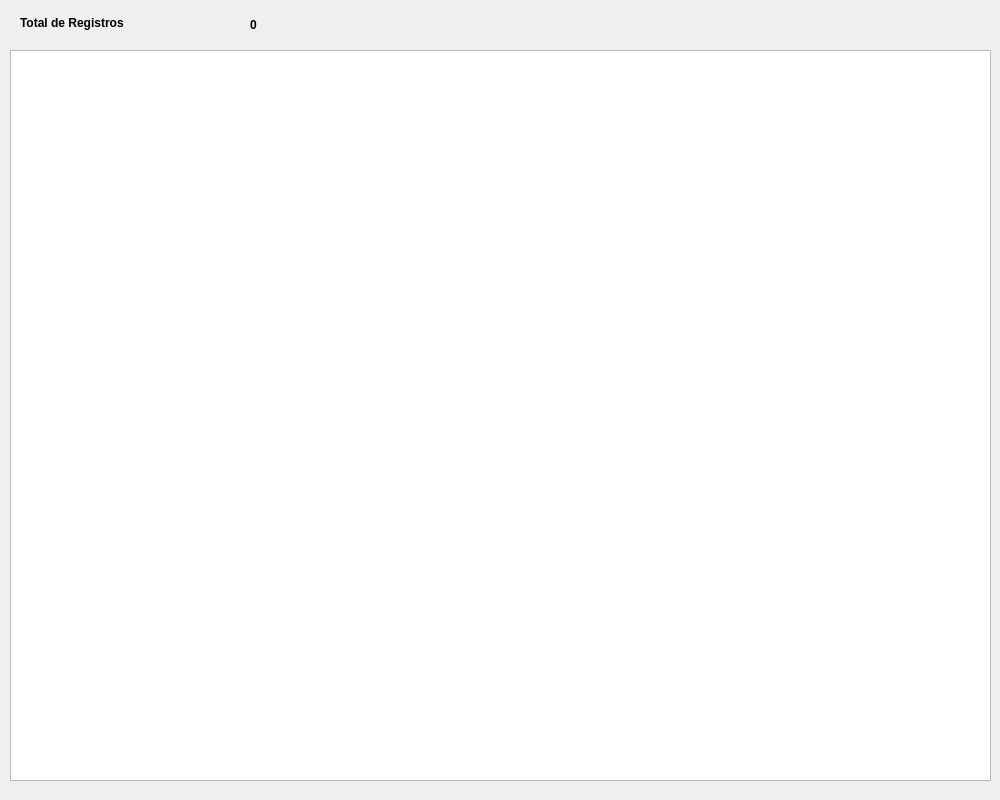
<?xml version="1.0" encoding="UTF-8"?>
<ui version="4.0">
 <class>dlgQTableView</class>
 <widget class="QDialog" name="dlgQTableView">
  <property name="geometry">
   <rect>
    <x>0</x>
    <y>0</y>
    <width>1000</width>
    <height>800</height>
   </rect>
  </property>
  <property name="windowTitle">
   <string>Demo del Control QTableView</string>
  </property>
  <widget class="QTableView" name="tblData">
   <property name="geometry">
    <rect>
     <x>10</x>
     <y>50</y>
     <width>981</width>
     <height>731</height>
    </rect>
   </property>
   <property name="selectionMode">
    <enum>QAbstractItemView::ExtendedSelection</enum>
   </property>
   <property name="selectionBehavior">
    <enum>QAbstractItemView::SelectItems</enum>
   </property>
  </widget>
  <widget class="QLabel" name="lblRegistro">
   <property name="geometry">
    <rect>
     <x>20</x>
     <y>10</y>
     <width>231</width>
     <height>25</height>
    </rect>
   </property>
   <property name="font">
    <font>
     <weight>75</weight>
     <bold>true</bold>
    </font>
   </property>
   <property name="text">
    <string>Total de Registros</string>
   </property>
  </widget>
  <widget class="QLabel" name="lblTotal">
   <property name="geometry">
    <rect>
     <x>250</x>
     <y>14</y>
     <width>1141</width>
     <height>21</height>
    </rect>
   </property>
   <property name="font">
    <font>
     <weight>75</weight>
     <bold>true</bold>
    </font>
   </property>
   <property name="text">
    <string>0</string>
   </property>
   <property name="alignment">
    <set>Qt::AlignLeading|Qt::AlignLeft|Qt::AlignVCenter</set>
   </property>
  </widget>
 </widget>
 <resources/>
 <connections/>
</ui>
